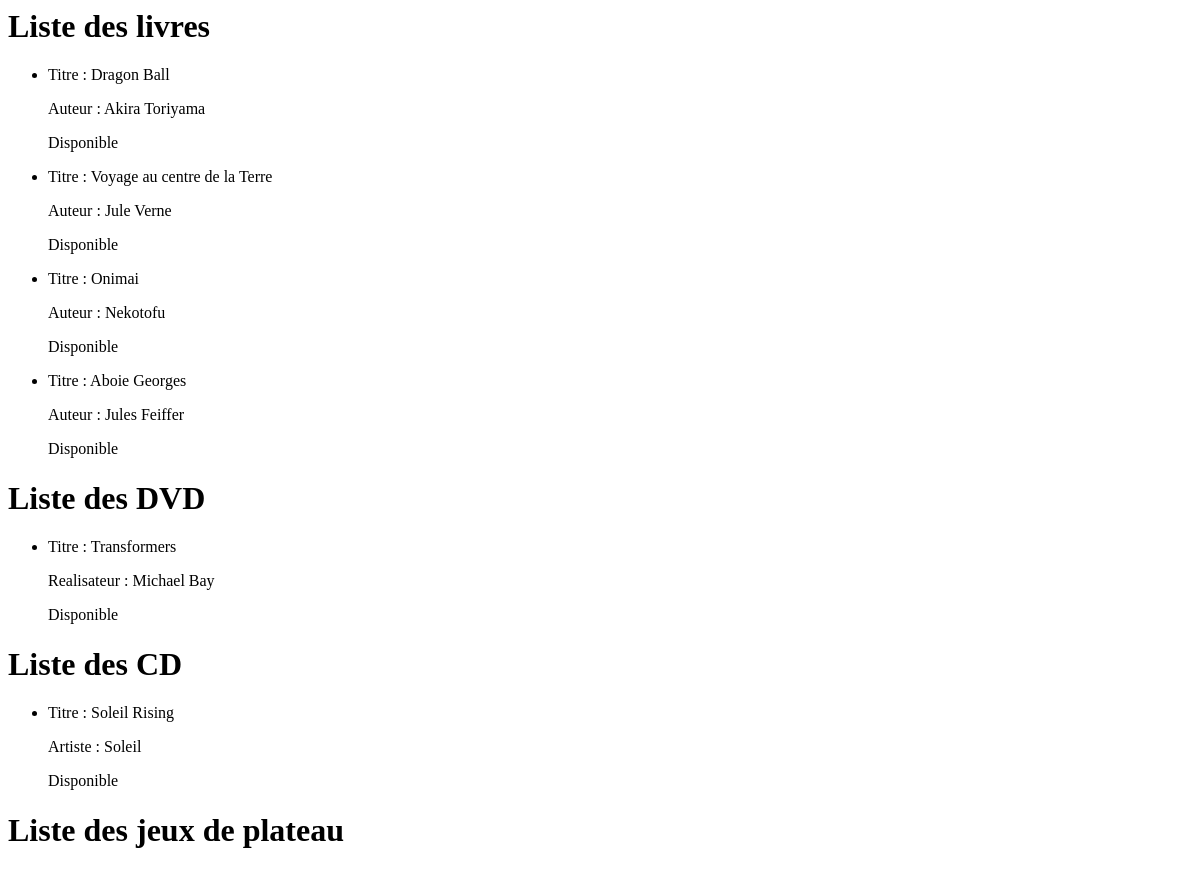
The app's page /membre/listes/, older data.
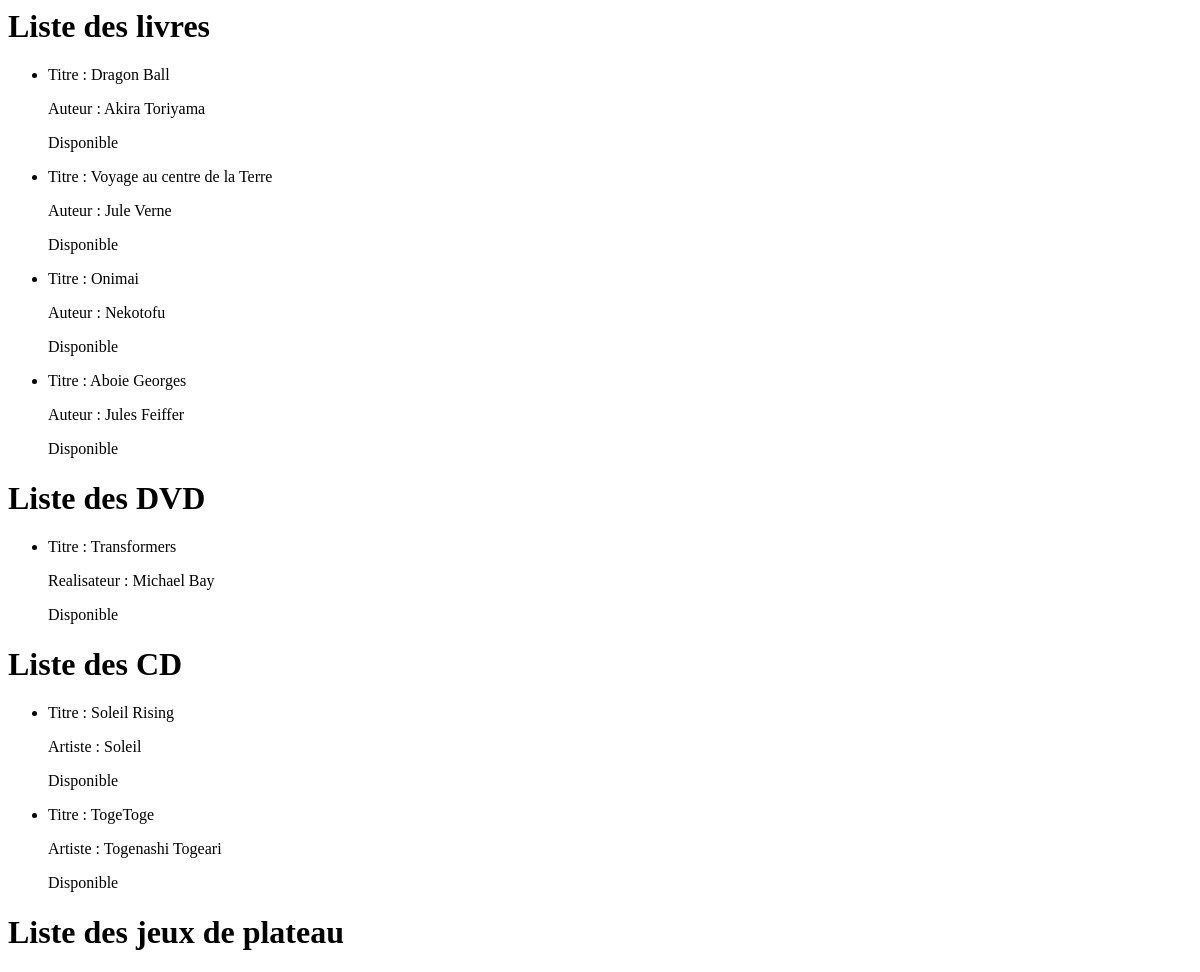
The same page, newer data.
### bibliothecaire/models.py (models this page shows)
class Items(models.Model):
    name = models.fields.CharField(max_length=150)
    dateEmprunt = models.fields.DateTimeField(null=True, blank=True)
    disponible = models.fields.BooleanField(blank=True, null=True)
    emprunteur = models.ForeignKey(Emprunteur, null=True, blank=True, on_delete=models.SET_NULL)

class Livre(Items):
    auteur = models.fields.CharField(max_length=150)

class Items(models.Model):
    name = models.fields.CharField(max_length=150)
    dateEmprunt = models.fields.DateTimeField(null=True, blank=True)
    disponible = models.fields.BooleanField(blank=True, null=True)
    emprunteur = models.ForeignKey(Emprunteur, null=True, blank=True, on_delete=models.SET_NULL)

class Dvd(Items):
    realisateur = models.fields.CharField(max_length=150)

class Cd(Items):
    artiste = models.fields.CharField(max_length=150)

### membre/views.py (the view)
# urls.py: path('listes/', views.listemedia, name='listes_media'),
def listemedia(request):
    livres = Livre.objects.all()
    dvds = Dvd.objects.all()
    cds = Cd.objects.all()
    jeuxdeplateau = JeuDePlateau.objects.all()
    return render(request, 'listes.html',
                  {'livres': livres, 'dvds': dvds, 'cds': cds, 'jeuxdeplateau': jeuxdeplateau})

### membre/templates/listes.html (shortened to what this page needs)
<html>
    <h1>Liste des livres</h1>
    <ul>
        {% for livre in livres %}
            <li>
                <p>Titre : {{ livre.name }}</p>
                <p>Auteur : {{ livre.auteur }}</p>
                {% if livre.disponible %}
                    <p>Disponible</p>
                {% endif %}
            </li>
        {% endfor %}
    </ul>
    <h1>Liste des DVD</h1>
    <ul>
        {% for dvd in dvds %}
            <li>
                <p>Titre : {{ dvd.name }}</p>
                <p>Realisateur : {{ dvd.realisateur }}</p>
                {% if dvd.disponible %}
                    <p>Disponible</p>
                {% else %}
                    Non disponible
                {% endif %}
            </li>
        {% endfor %}
    </ul>
    <h1>Liste des CD</h1>
    <ul>
        {% for cd in cds %}
            <li>
                <p>Titre : {{ cd.name }}</p>
                <p>Artiste : {{ cd.artiste }}</p>
                {% if cd.disponible %}
                    <p>Disponible</p>
                {% else %}
                    Non disponible
                {% endif %}
            </li>
        {% endfor %}
    </ul>
    <h1>Liste des jeux de plateau</h1>
</html>

Row changes from the older to the newer data that the page shows:
added Cd: name "TogeToge", artiste "Togenashi Togeari"
